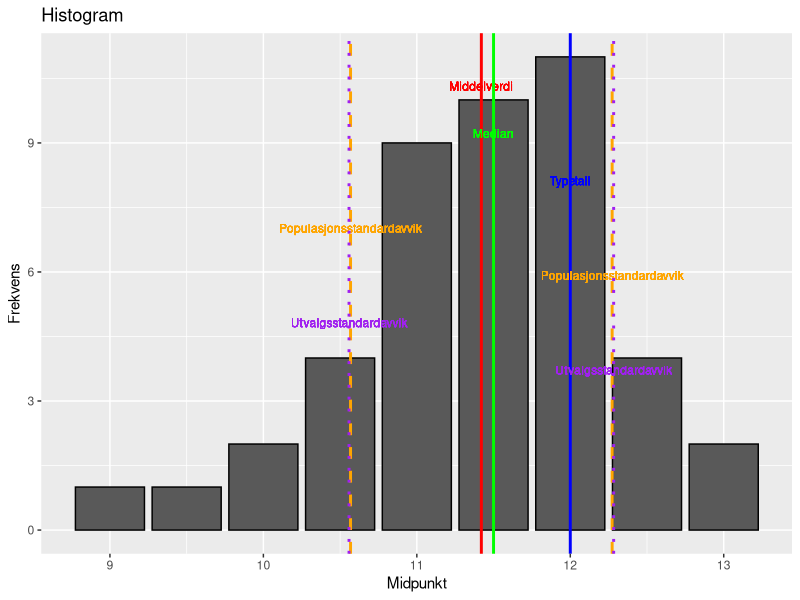
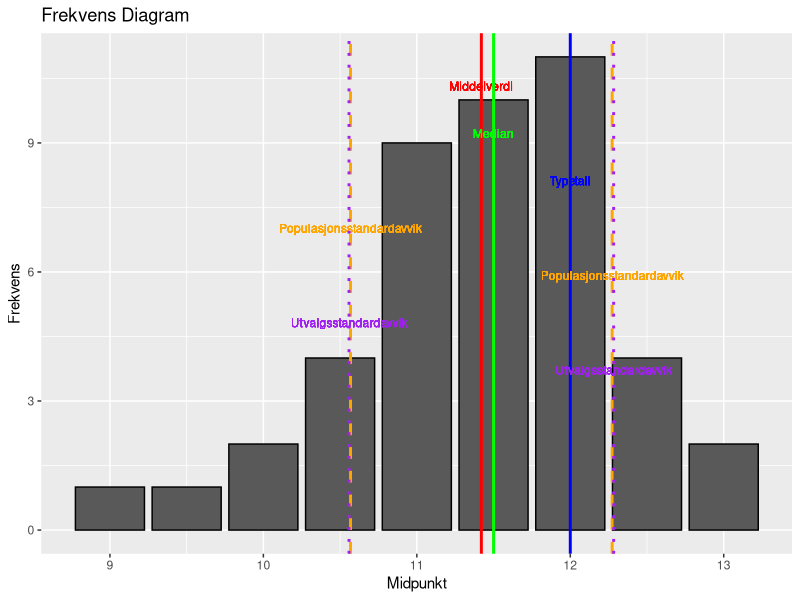
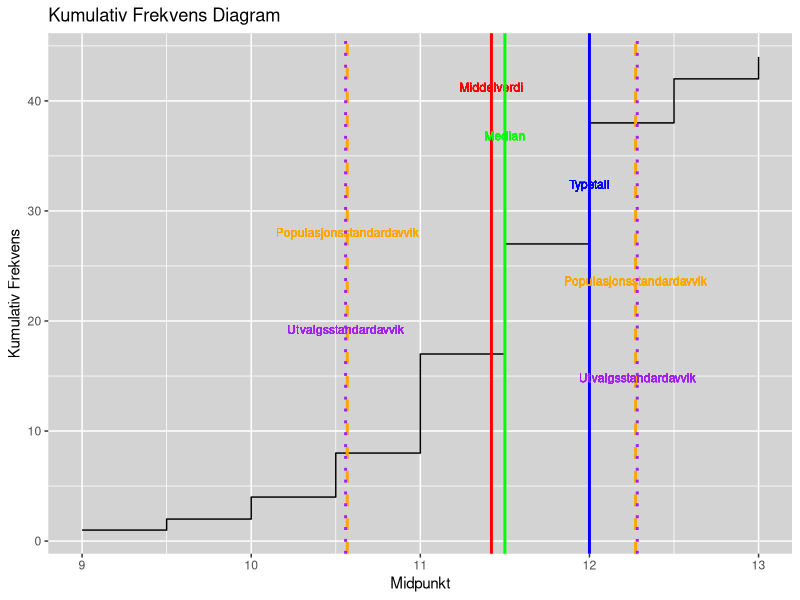

These figures' R source, in order:
#install.packages("ggplot2")
library(ggplot2)

# Read CSV data
df <- read.csv("./labanXY.csv")

# Calculate Mean
mean <- weighted.mean(df$Midpunkt, df$Antall)

# Calculate Median
cumulative_frequency <- cumsum(df$Antall)
total_frequency <- tail(cumulative_frequency, n=1)
median_interval_index <- which(cumulative_frequency >= total_frequency / 2)[1]
median_interval_lower <- df$Lower[median_interval_index]
median_interval_upper <- df$Upper[median_interval_index]
median_interval_freq <- df$Antall[median_interval_index]
cumulative_freq_before_median <- ifelse(median_interval_index > 1, cumulative_frequency[median_interval_index - 1], 0)
median <- median_interval_lower + (total_frequency / 2 - cumulative_freq_before_median) / median_interval_freq * (median_interval_upper - median_interval_lower)

# Calculate Mode
mode <- df$Midpunkt[which.max(df$Antall)]

# Calculate Variance and Standard Deviation
mean_square <- weighted.mean(df$Midpunkt^2, df$Antall)
variance <- mean_square - mean^2
std_dev <- sqrt(variance)

# Sample Standard Deviation (assuming this is a sample)
sample_variance <- sum(df$Antall * (df$Midpunkt - mean)^2) / (total_frequency - 1)
sample_std_dev <- sqrt(sample_variance)

# Print calculated values
cat("Mean:", mean, "Median:", median, "Mode:", mode, "Variance:", variance, "Standard Deviation:", std_dev, "Sample Standard Deviation:", sample_std_dev, "\n")


# Function to draw vertical lines and add text annotations
drawLinesAndText <- function(mean, median, mode, std_dev, sample_std_dev, ymax) {
  list(
    geom_vline(xintercept=mean, color='red', linetype="solid", linewidth=1),
    geom_text(aes(x=mean, label="Middelverdi", y=ymax*0.9), color='red', vjust=-1.5, size=3),
    
    geom_vline(xintercept=median, color='green', linetype="solid", linewidth=1),
    geom_text(aes(x=median, label="Median", y=ymax*0.8), color='green', vjust=-1.5, size=3),
    
    geom_vline(xintercept=mode, color='blue', linetype="solid", linewidth=1),
    geom_text(aes(x=mode, label="Typetall", y=ymax*0.7), color='blue', vjust=-1.5, size=3),
    
    geom_vline(xintercept=mean - std_dev, color='orange', linetype="dashed", linewidth=1),
    geom_text(aes(x=mean - std_dev, label="Populasjonsstandardavvik", y=ymax*0.6), color='orange', vjust=-1.5, size=3),
    
    geom_vline(xintercept=mean + std_dev, color='orange', linetype="dashed", linewidth=1),
    geom_text(aes(x=mean + std_dev, label="Populasjonsstandardavvik", y=ymax*0.5), color='orange', vjust=-1.5, size=3),
    
    geom_vline(xintercept=mean - sample_std_dev, color='purple', linetype="dotted", linewidth=1),
    geom_text(aes(x=mean - sample_std_dev, label="Utvalgsstandardavvik", y=ymax*0.4), color='purple', vjust=-1.5, size=3),
    
    geom_vline(xintercept=mean + sample_std_dev, color='purple', linetype="dotted", linewidth=1),
    geom_text(aes(x=mean + sample_std_dev, label="Utvalgsstandardavvik", y=ymax*0.3), color='purple', vjust=-1.5, size=3)
  )
}

# Determine the maximum Y value for each plot
ymax_hist <- max(df$Antall)
ymax_freq <- max(df$Antall)
ymax_cumul <- max(cumulative_frequency)

# Plotting Histogram with Annotations
ggplot(df, aes(x=Midpunkt, y=Antall)) +
  geom_bar(stat="identity", position=position_dodge(), color="black") +
  labs(title="Histogram", x="Midpunkt", y="Frekvens") +
  drawLinesAndText(mean, median, mode, std_dev, sample_std_dev, ymax_hist)

# Plotting Frequency Diagram with Annotations
ggplot(df, aes(x=Midpunkt, y=Antall)) +
  geom_bar(stat="identity", position=position_dodge(), color="black") +
  labs(title="Frekvens Diagram", x="Midpunkt", y="Frekvens") +
  drawLinesAndText(mean, median, mode, std_dev, sample_std_dev, ymax_freq)

# Plotting Cumulative Frequency Diagram with Annotations using geom_step
ggplot(df, aes(x=Midpunkt, y=cumulative_frequency)) +
  geom_step(color="black") +  # Using geom_step for blocky appearance
  labs(title="Kumulativ Frekvens Diagram", x="Midpunkt", y="Kumulativ Frekvens") +
  drawLinesAndText(mean, median, mode, std_dev, sample_std_dev, ymax_cumul) +
  theme(panel.background = element_rect(fill = "lightgray"))

